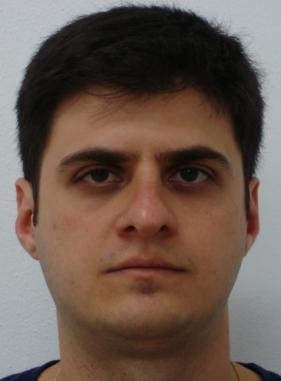
%> input picture TrainDatabase/s1/1.jpg, 281 x 381 px; its folder holds 2 pictures in this run
$ octave --eval "result = Trainit;"   (GNU Octave 9; MATLAB toolbox functions it lacks are replaced by stand-ins)
%> lines starting %> are read from the running program, lines starting %| are printed output that depends on the picture
%> the answer given: TrainDatabase/s1
### TrainDatabase.m
function T = TrainDatabase(TrainDatabasePath)
%> called with TrainDatabasePath = 'TrainDatabase/s1'

 no_folder=size(dir([TrainDatabasePath,'\*']),1)-size(dir([TrainDatabasePath,'\*m']),1)-2;

T = [];
disp('cargando caras');
for i = 1 : no_folder
    stk = int2str(i);
    disp(stk);
    stk = strcat('\s',stk,'\*jpg');
    folder_content = dir ([TrainDatabasePath,stk]);
    nface = size (folder_content,1);
    disp(nface);
for j = 1 :  nface

    str = int2str(j);
    str = strcat('\',str,'.jpg');
    str = strcat('\s',int2str(i),str);
    str = strcat(TrainDatabasePath,str);
    img = imread(str);
%> img is the input picture: size 381x281x3 uint8; mean R, G, B 106.9, 88.9, 78.7
    img = rgb2gray(img);
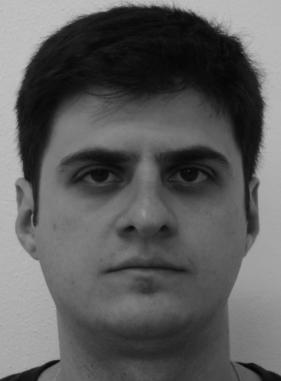
%> img: size 381x281 uint8; min 2, max 197, mean 93.2

    [irow icol] = size(img);
%> irow = 381; icol = 281

    temp = reshape(img',irow*icol,1);
    T = [T temp];
end

end

end

### EigenfaceCore.m
function [m, A, Eigenfaces] = EigenfaceCore(T)

disp('Creando Eigenfaces');

m = mean(T,2);
Train_Number = size(T,2);
%> Train_Number = 2
A = [];

for i = 1 : Train_Number
    temp = double(T(:,i)) - m;
    A = [A temp];
end


L = A'*A;
[V D] = eig(L);


L_eig_vec = [];
for i = 1 : size(V,2)
    if( D(i,i)>1 )
        L_eig_vec = [L_eig_vec V(:,i)];
    end
end

Eigenfaces = A * L_eig_vec;
save train
end

### Trainit.m
function [m, A, Eigenfaces]=Trainit()

clear all
clc
close all

TrainDatabasePath = uigetdir('E:\facerec\TrainDatabase\', 'elegir una ruta de TrainDatabase ' );
T = TrainDatabase(TrainDatabasePath);
[m, A, Eigenfaces] = EigenfaceCore(T);
end
